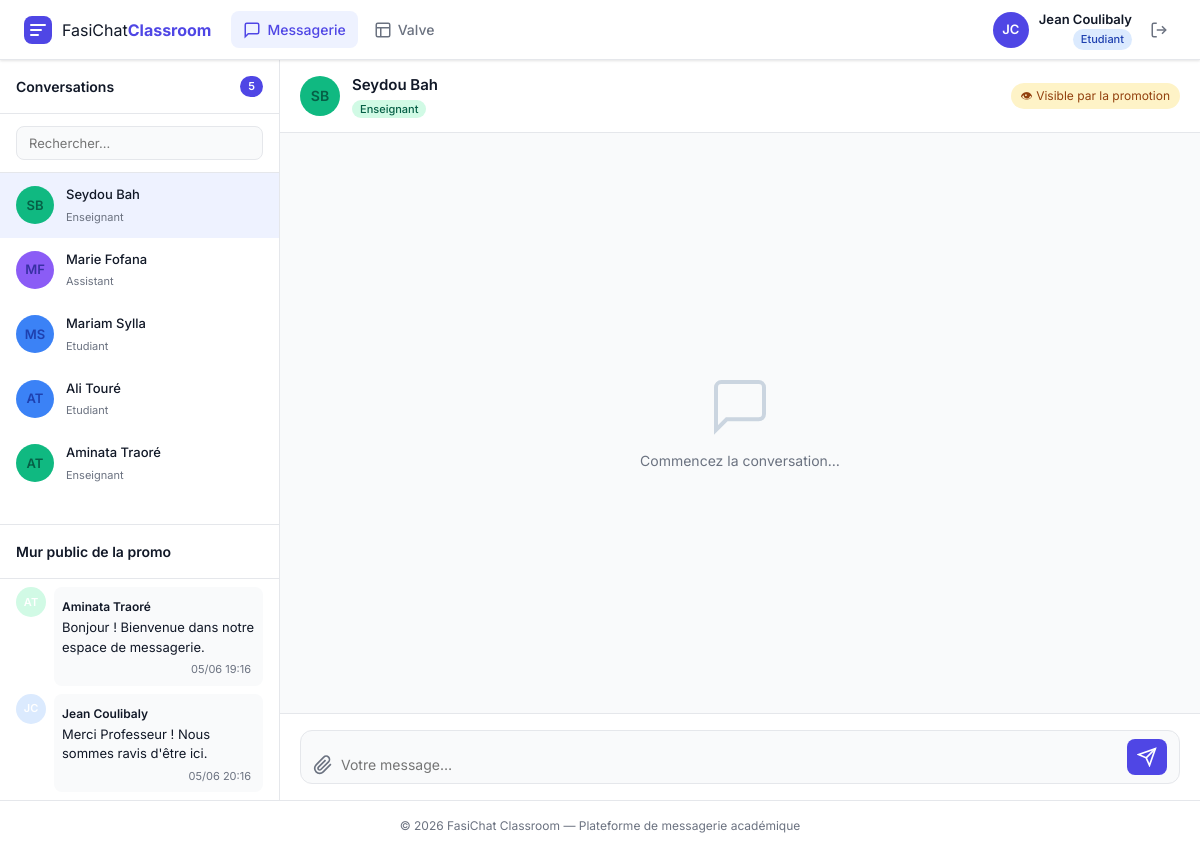
Page /chat?avec=5 (signed in) on the committed database.
### tables this page shows
CREATE TABLE utilisateurs (
    id               INTEGER PRIMARY KEY AUTOINCREMENT,
    nom              TEXT    NOT NULL,
    prenom           TEXT    NOT NULL,
    email            TEXT    NOT NULL UNIQUE,
    mot_de_passe     TEXT    NOT NULL,
    role             TEXT    NOT NULL CHECK(role IN ('etudiant','enseignant','assistant','doyen','viceDoyen','apparitaire')),
    promotion_id     INTEGER REFERENCES promotions(id) ON DELETE SET NULL,
    avatar           TEXT    DEFAULT '',
    date_inscription TEXT    DEFAULT (datetime('now'))
);

CREATE TABLE messages (
    id              INTEGER PRIMARY KEY AUTOINCREMENT,
    contenu         TEXT,
    expediteur_id   INTEGER NOT NULL REFERENCES utilisateurs(id) ON DELETE CASCADE,
    destinataire_id INTEGER REFERENCES utilisateurs(id) ON DELETE CASCADE,
    type            TEXT    NOT NULL CHECK(type IN ('prive','public','mur')),
    promotion_id    INTEGER REFERENCES promotions(id) ON DELETE CASCADE,
    fichier_id      INTEGER REFERENCES fichiers(id) ON DELETE SET NULL,
    date_envoi      TEXT    DEFAULT (datetime('now'))
);

### controllers/MessageController.php (called while the page is built, shortened)
<?php
class MessageController
{
    private BaseDeDonnees $db;
    public function __construct()
    {
        $this->db = BaseDeDonnees::getInstance();
    }
    public function index(): void
    {
        $user        = SessionManager::getUser();
        $role        = $user['role'];
        $userId      = $user['id'];
        $messages    = [];
        $contacts    = $this->getContacts($userId, $role);
        $selectedId  = isset($_GET['avec']) ? (int)$_GET['avec'] : null;
        $selectedUser = null;
        if ($selectedId) {
            $selectedUser = $this->db->query(
                'SELECT id, nom, prenom, role, avatar FROM utilisateurs WHERE id = ?',
                [$selectedId]
            )->fetch();
            if ($selectedUser) {
                $messages = MessagePrive::recuperer(['user1' => $userId, 'user2' => $selectedId]);
            }
        }
        $messagesPublics = [];
        if ($role === 'etudiant' && $user['promotion_id']) {
            $messagesPublics = MessagePublic::recuperer(['promotion_id' => $user['promotion_id']]);
        }
        include __DIR__ . '/../views/chat.php';
    }
    private function getContacts(int $userId, string $role): array
    {
        return match ($role) {
            'etudiant' => $this->db->query(
                'SELECT u.id, u.nom, u.prenom, u.role, u.avatar FROM utilisateurs u
                 WHERE u.id != ? AND (
                     (u.role = ? AND u.promotion_id = (SELECT promotion_id FROM utilisateurs WHERE id = ?))
                     OR u.role IN (\'enseignant\', \'assistant\')
                 ) ORDER BY u.nom',
                [$userId, 'etudiant', $userId]
            )->fetchAll(),
            'enseignant', 'assistant' => $this->db->query(
                "SELECT u.id, u.nom, u.prenom, u.role, u.avatar FROM utilisateurs u
                 WHERE u.id != ? AND u.role IN ('enseignant', 'assistant')
                 ORDER BY u.nom",
                [$userId]
            )->fetchAll(),
            'doyen' => $this->db->query(
                "SELECT u.id, u.nom, u.prenom, u.role, u.avatar FROM utilisateurs u
                 WHERE u.id != ? AND u.role = 'viceDoyen'",
                [$userId]
            )->fetchAll(),
            'viceDoyen' => $this->db->query(
                "SELECT u.id, u.nom, u.prenom, u.role, u.avatar FROM utilisateurs u
                 WHERE u.id != ? AND u.role = 'doyen'",
                [$userId]
            )->fetchAll(),
            default => [],
        };
    }
}

### classes/SessionManager.php (called while the page is built, shortened)
<?php
class SessionManager
{
    public static function estConnecte(): bool
    {
        return isset($_SESSION['user_id']) && $_SESSION['user_id'] > 0;
    }
    public static function getUserId(): int
    {
        return (int) ($_SESSION['user_id'] ?? 0);
    }
    public static function getUserRole(): string
    {
        return $_SESSION['user_role'] ?? '';
    }
    public static function getUser(): array
    {
        return [
            'id'         => self::getUserId(),
            'role'       => self::getUserRole(),
            'nom'        => $_SESSION['user_nom'] ?? '',
            'prenom'     => $_SESSION['user_prenom'] ?? '',
            'email'      => $_SESSION['user_email'] ?? '',
            'promotion_id' => $_SESSION['user_promo'] ?? null,
            'avatar'     => $_SESSION['user_avatar'] ?? '',
        ];
    }
}

### config/Database.php (called while the page is built, shortened)
<?php
class BaseDeDonnees
{
    private static ?BaseDeDonnees $instance = null;
    private PDO $pdo;
    private function __construct()
    {
        $driver = defined('DB_DRIVER') ? DB_DRIVER : 'sqlite';
        if ($driver === 'mysql') {
            $host = defined('DB_HOST') ? DB_HOST : '127.0.0.1';
            $port = defined('DB_PORT') ? DB_PORT : '3306';
            $dbname = defined('DB_NAME') ? DB_NAME : 'fasichat_classroom';
            $user = defined('DB_USER') ? DB_USER : 'root';
            $pass = defined('DB_PASS') ? DB_PASS : '';
            $dsn = "mysql:host={$host};port={$port};dbname={$dbname};charset=utf8mb4";
            $options = [
                PDO::ATTR_ERRMODE => PDO::ERRMODE_EXCEPTION,
                PDO::ATTR_DEFAULT_FETCH_MODE => PDO::FETCH_ASSOC,
                PDO::ATTR_EMULATE_PREPARES => false,
            ];
            $this->pdo = new PDO($dsn, $user, $pass, $options);
            $this->pdo->exec("SET NAMES utf8mb4 COLLATE utf8mb4_unicode_ci");
        } else {
            $dsn = 'sqlite:' . DB_PATH;
            $this->pdo = new PDO($dsn);
            $this->pdo->setAttribute(PDO::ATTR_ERRMODE, PDO::ERRMODE_EXCEPTION);
            $this->pdo->setAttribute(PDO::ATTR_DEFAULT_FETCH_MODE, PDO::FETCH_ASSOC);
            $this->pdo->exec('PRAGMA foreign_keys = ON;');
            $this->pdo->exec('PRAGMA journal_mode = WAL;');
        }
    }
    public static function getInstance(): self
    {
        if (self::$instance === null) {
            self::$instance = new self();
        }
        return self::$instance;
    }
    public function query(string $sql, array $params = []): PDOStatement
    {
        $stmt = $this->pdo->prepare($sql);
        $stmt->execute($params);
        return $stmt;
    }
}

### classes/MessagePublic.php (called while the page is built, shortened)
<?php
class MessagePublic extends Message
{
    public static function recuperer(array $filtres = []): array
    {
        $db          = BaseDeDonnees::getInstance();
        $promotionId = $filtres['promotion_id'] ?? 0;
        return $db->query(
            'SELECT m.*,
                    u.nom AS exp_nom, u.prenom AS exp_prenom, u.avatar AS exp_avatar, u.role AS exp_role,
                    f.nom_original AS fichier_nom, f.type_mime AS fichier_type, f.chemin AS fichier_chemin
             FROM messages m
             JOIN utilisateurs u ON m.expediteur_id = u.id
             LEFT JOIN fichiers f ON m.fichier_id = f.id
             WHERE m.type = ? AND m.promotion_id = ?
             ORDER BY m.date_envoi ASC',
            ['public', $promotionId]
        )->fetchAll();
    }
}

### config/config.php (called while the page is built, shortened)
<?php
spl_autoload_register(function (string $class) {
    $dirs = [
        __DIR__ . '/../classes/',
        __DIR__ . '/../controllers/',
    ];
    foreach ($dirs as $dir) {
        $file = $dir . $class . '.php';
        if (file_exists($file)) {
            return;
        }
    }
});

### views/chat.php (the view, shortened to what this page needs)
<?php include __DIR__ . '/layout/header.php'; ?>
<div class="chat-layout">
    <aside class="contacts-panel">
        <div class="contacts-header">
            <h2>Conversations</h2>
            <span class="badge"><?= count($contacts) ?></span>
        </div>
        <div class="contacts-search">
            <input type="text" id="searchContact" placeholder="Rechercher…" onkeyup="filterContacts(this.value)">
        </div>
        <ul class="contacts-list" id="contactsList">
            <?php if (empty($contacts)): ?>
            <li class="no-contact">Aucun contact disponible selon votre rôle.</li>
            <?php else: ?>
            <?php foreach ($contacts as $contact): ?>
            <li class="contact-item <?= $selectedId === (int)$contact['id'] ? 'active' : '' ?>"
                onclick="location.href='<?= BASE_PATH ?>/chat?avec=<?= $contact['id'] ?>'">
                <div class="contact-avatar role-<?= $contact['role'] ?>">
                    <?= strtoupper(substr($contact['prenom'], 0, 1) . substr($contact['nom'], 0, 1)) ?>
                </div>
                <div class="contact-info">
                    <span class="contact-name"><?= htmlspecialchars($contact['prenom'] . ' ' . $contact['nom'], ENT_QUOTES, 'UTF-8') ?></span>
                    <span class="contact-role"><?= ROLES[$contact['role']] ?? $contact['role'] ?></span>
                </div>
            </li>
            <?php endforeach; ?>
            <?php endif; ?>
        </ul>
        <?php if (!empty($messagesPublics)): ?>
        <div class="public-wall">
            <div class="contacts-header">
                <h2>Mur public de la promo</h2>
            </div>
            <div class="public-messages">
                <?php foreach ($messagesPublics as $mp): ?>
                <div class="public-msg">
                    <div class="msg-avatar role-<?= $mp['exp_role'] ?>">
                        <?= strtoupper(substr($mp['exp_prenom'], 0, 1) . substr($mp['exp_nom'], 0, 1)) ?>
                    </div>
                    <div class="msg-body">
                        <span class="msg-author"><?= htmlspecialchars($mp['exp_prenom'] . ' ' . $mp['exp_nom'], ENT_QUOTES, 'UTF-8') ?></span>
                        <p><?= nl2br(htmlspecialchars($mp['contenu'], ENT_QUOTES, 'UTF-8')) ?></p>
                        <span class="msg-time"><?= date('d/m H:i', strtotime($mp['date_envoi'])) ?></span>
                    </div>
                </div>
                <?php endforeach; ?>
            </div>
        </div>
        <?php endif; ?>
    </aside>
    <section class="chat-area">
        <?php if ($selectedUser): ?>
        <div class="chat-header">
            <div class="contact-avatar role-<?= $selectedUser['role'] ?>" style="width:40px;height:40px;font-size:14px">
                <?= strtoupper(substr($selectedUser['prenom'], 0, 1) . substr($selectedUser['nom'], 0, 1)) ?>
            </div>
            <div>
                <h3><?= htmlspecialchars($selectedUser['prenom'] . ' ' . $selectedUser['nom'], ENT_QUOTES, 'UTF-8') ?></h3>
                <span class="role-badge role-<?= $selectedUser['role'] ?>"><?= ROLES[$selectedUser['role']] ?? '' ?></span>
            </div>
            <?php
            $isPublic = ($currentUser['role'] === 'etudiant' && in_array($selectedUser['role'], ['enseignant','assistant'], true))
                     || (in_array($currentUser['role'], ['enseignant','assistant'], true) && $selectedUser['role'] === 'etudiant');
            if ($isPublic): ?>
            <span class="visibility-badge public">👁 Visible par la promotion</span>
            <?php else: ?>
            <span class="visibility-badge private">🔒 Message privé</span>
            <?php endif; ?>
        </div>
        <div class="messages-container" id="messagesContainer">
            <?php if (empty($messages)): ?>
            <div class="empty-chat">
                <svg width="64" height="64" fill="none" stroke="#CBD5E0" stroke-width="1.5" viewBox="0 0 24 24">
                    <path d="M21 15a2 2 0 0 1-2 2H7l-4 4V5a2 2 0 0 1 2-2h14a2 2 0 0 1 2 2z"/>
                </svg>
                <p>Commencez la conversation…</p>
            </div>
            <?php endif; ?>
        </div>
        <form id="messageForm" class="message-form" enctype="multipart/form-data">
            <div class="message-input-area">
                <label class="file-upload-btn" title="Joindre un fichier">
                    <svg width="20" height="20" fill="none" stroke="currentColor" stroke-width="2" viewBox="0 0 24 24">
                        <path d="M21.44 11.05l-9.19 9.19a6 6 0 0 1-8.49-8.49l9.19-9.19a4 4 0 0 1 5.66 5.66l-9.2 9.19a2 2 0 0 1-2.83-2.83l8.49-8.48"/>
                    </svg>
                </label>
                <textarea name="contenu" id="msgContenu" placeholder="Votre message…" rows="1"
                          onkeydown="if(event.key==='Enter'&&!event.shiftKey){event.preventDefault();sendMessage();}"></textarea>
                <button type="button" class="btn-send" onclick="sendMessage()">
                    <svg width="20" height="20" fill="none" stroke="currentColor" stroke-width="2" viewBox="0 0 24 24">
                        <line x1="22" y1="2" x2="11" y2="13"/><polygon points="22 2 15 22 11 13 2 9 22 2"/>
                    </svg>
                </button>
            </div>
        </form>
        <?php endif; ?>
    </section>
</div>
<?php include __DIR__ . '/layout/footer.php'; ?>

### views/layout/header.php (shortened to what this page needs)
<!DOCTYPE html>
<html lang="fr">
<head>
    <link rel="stylesheet" href="<?= BASE_PATH ?>/public/css/style.css">
</head>
<body>
<?php if (SessionManager::estConnecte()): ?>
<?php $currentUser = SessionManager::getUser(); ?>
<nav class="navbar">
    <div class="navbar-brand">
        <svg width="28" height="28" viewBox="0 0 28 28" fill="none" xmlns="http://www.w3.org/2000/svg">
            <rect width="28" height="28" rx="8" fill="#4F46E5"/>
            <path d="M7 9h14M7 14h10M7 19h7" stroke="white" stroke-width="2" stroke-linecap="round"/>
        </svg>
        <span>FasiChat<strong>Classroom</strong></span>
    </div>
    <ul class="navbar-nav">
        <li><a href="<?= BASE_PATH ?>/chat" class="<?= str_starts_with($_SERVER['REQUEST_URI'], BASE_PATH . '/chat') ? 'active' : '' ?>">
            <svg width="18" height="18" fill="none" stroke="currentColor" stroke-width="2" viewBox="0 0 24 24"><path d="M21 15a2 2 0 0 1-2 2H7l-4 4V5a2 2 0 0 1 2-2h14a2 2 0 0 1 2 2z"/></svg>
            Messagerie
        </a></li>
        <li><a href="<?= BASE_PATH ?>/valve" class="<?= str_starts_with($_SERVER['REQUEST_URI'], BASE_PATH . '/valve') ? 'active' : '' ?>">
            <svg width="18" height="18" fill="none" stroke="currentColor" stroke-width="2" viewBox="0 0 24 24"><rect x="3" y="3" width="18" height="18" rx="2"/><path d="M3 9h18M9 21V9"/></svg>
            Valve
        </a></li>
    </ul>
    <div class="navbar-user">
        <div class="user-avatar"><?= strtoupper(substr($currentUser['prenom'], 0, 1) . substr($currentUser['nom'], 0, 1)) ?></div>
        <div class="user-info">
            <span class="user-name"><?= htmlspecialchars($currentUser['prenom'] . ' ' . $currentUser['nom'], ENT_QUOTES, 'UTF-8') ?></span>
            <span class="role-badge role-<?= $currentUser['role'] ?>"><?= ROLES[$currentUser['role']] ?? $currentUser['role'] ?></span>
        </div>
        <a href="<?= BASE_PATH ?>/logout" class="btn-logout" title="Se déconnecter">
            <svg width="18" height="18" fill="none" stroke="currentColor" stroke-width="2" viewBox="0 0 24 24"><path d="M9 21H5a2 2 0 0 1-2-2V5a2 2 0 0 1 2-2h4"/><polyline points="16 17 21 12 16 7"/><line x1="21" y1="12" x2="9" y2="12"/></svg>
        </a>
    </div>
</nav>
<?php endif; ?>
<main class="main-content">

### rows in the picture
utilisateurs: prenom+nom "JC", prenom+nom "Jean Coulibaly", role "Etudiant"
messages: expediteur.nom "AT", expediteur.nom "Aminata Traoré", contenu "Bonjour ! Bienvenue dans notre espace de messagerie.", date_envoi "05/06 19:16"
messages: expediteur.nom "JC", expediteur.nom "Jean Coulibaly", contenu "Merci Professeur ! Nous sommes ravis d'être ici.", date_envoi "05/06 20:16"
utilisateurs: prenom+nom "SB", prenom+nom "Seydou Bah", role "Enseignant"

### other values in the picture
count($contacts) "5"
substr($contact['prenom'], 0, 1) . substr($contact['nom'], 0, 1) "SB"
$contact['prenom'] . ' ' . $contact['nom'] "Seydou Bah"
ROLES[$contact['role']] "Enseignant"
substr($contact['prenom'], 0, 1) . substr($contact['nom'], 0, 1) "MF"
$contact['prenom'] . ' ' . $contact['nom'] "Marie Fofana"
ROLES[$contact['role']] "Assistant"
substr($contact['prenom'], 0, 1) . substr($contact['nom'], 0, 1) "MS"
$contact['prenom'] . ' ' . $contact['nom'] "Mariam Sylla"
ROLES[$contact['role']] "Etudiant"
substr($contact['prenom'], 0, 1) . substr($contact['nom'], 0, 1) "AT"
$contact['prenom'] . ' ' . $contact['nom'] "Ali Touré"
$contact['prenom'] . ' ' . $contact['nom'] "Aminata Traoré"
